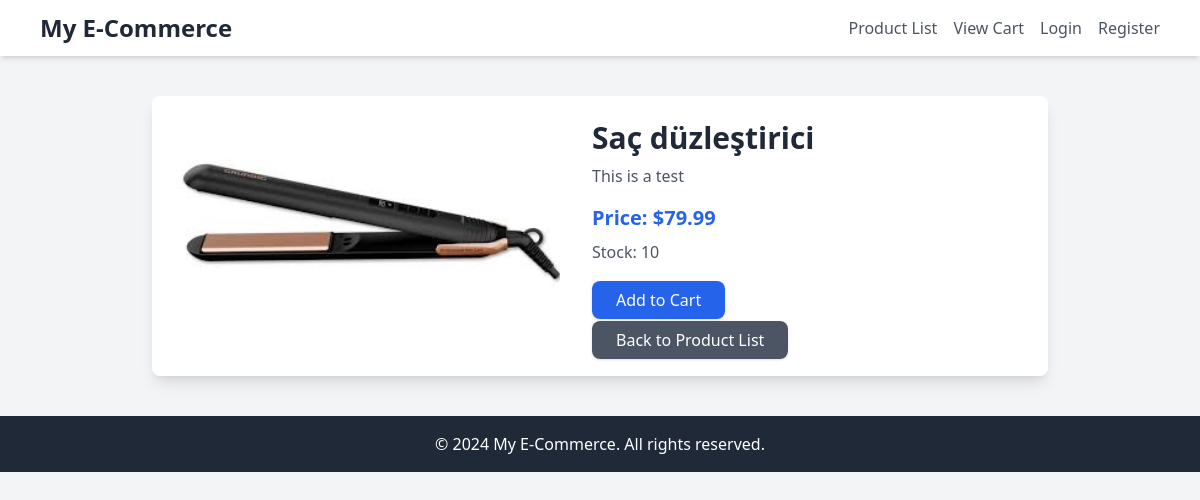
/product/1/, run on the app's committed database.
### store/models.py (models this page shows, shortened)
class Product(models.Model):
    CATEGORY_CHOICES = [
        ('electronics', 'Electronics'),
        ('fashion', 'Fashion'),
        ('books', 'Books'),
        ('home', 'Home & Kitchen'),
        ('toys', 'Toys & Games'),
        ('sports', 'Sports & Outdoors'),
        ('health', 'Health & Beauty'),
        ('automotive', 'Automotive'),
        ('groceries', 'Groceries'),
        ('office', 'Office Supplies'),
    ]
    name = models.CharField(max_length=200)
    description = models.TextField(blank=True, null=True)
    price = models.DecimalField(max_digits=10, decimal_places=2)
    stock = models.PositiveIntegerField()
    image = models.ImageField(upload_to="products/", blank=True, null=True)
    category = models.CharField(
        max_length=50,
        choices=CATEGORY_CHOICES,
        default='electronics'  # Varsayılan kategori
    )
    created_at = models.DateTimeField(auto_now_add=True)
    user = models.ForeignKey(User, on_delete=models.SET_NULL, null=True, blank=True)

### store/views.py (the view)
# urls.py: path('product/<int:pk>/', views.product_detail, name='product_detail'),
def product_detail(request, pk):
    product = get_object_or_404(Product, pk=pk)
    return render(request, 'store/product_detail.html', {'product' : product})

### store/templates/store/product_detail.html (shortened to what this page needs)
<!DOCTYPE html>
<html lang="en">
<head>
    {% load static %}
    <script src="https://cdn.tailwindcss.com"></script>
</head>
<body class="bg-gray-100 font-sans">
    <nav class="bg-white shadow-md">
        <div class="max-w-6xl mx-auto px-4 py-3 flex justify-between items-center">
            <h1 class="text-2xl font-bold text-gray-800">My E-Commerce</h1>
            <div class="flex items-center space-x-4">
                <a href="{% url 'product_list' %}" class="text-gray-600 hover:text-blue-600 font-medium">Product List</a>
                <a href="{% url 'cart_view' %}" class="text-gray-600 hover:text-blue-600 font-medium">View Cart</a>
                {% if user.is_authenticated %}
                    <a href="{% url 'logout' %}" class="text-red-600 hover:text-red-800 font-medium">Logout</a>
                {% else %}
                    <a href="{% url 'login' %}" class="text-gray-600 hover:text-blue-600 font-medium">Login</a>
                    <a href="{% url 'register' %}" class="text-gray-600 hover:text-blue-600 font-medium">Register</a>
                {% endif %}
            </div>
        </div>
    </nav>
    <div class="max-w-4xl mx-auto bg-white shadow-lg rounded-lg mt-10 p-6">
        <div class="flex flex-col md:flex-row">
            <div class="flex-shrink-0">
                {% if product.image %}
                    <img src="{{ product.image.url }}" alt="{{ product.name }}" class="w-full md:w-96 rounded-lg">
                {% else %}
                    <div class="w-full md:w-96 h-60 bg-gray-200 flex items-center justify-center rounded-lg">
                        <p class="text-gray-500">No Image Available</p>
                    </div>
                {% endif %}
            </div>
            <div class="mt-6 md:mt-0 md:ml-8">
                <h2 class="text-3xl font-bold text-gray-800">{{ product.name }}</h2>
                <p class="text-gray-600 mt-2">{{ product.description }}</p>
                <p class="text-xl font-semibold text-blue-600 mt-4">Price: ${{ product.price }}</p>
                <p class="text-gray-600 mt-2">Stock: {{ product.stock }}</p>
                <div class="mt-6">
                    <a href="{% url 'add_to_cart' product.pk %}" class="bg-blue-600 text-white px-6 py-2 rounded-lg shadow hover:bg-blue-700">
                        Add to Cart
                    </a>
                </div>
                <div class="mt-4">
                    <a href="{% url 'product_list' %}" class="bg-gray-600 text-white px-6 py-2 rounded-lg shadow hover:bg-gray-700">
                        Back to Product List
                    </a>
                </div>
            </div>
        </div>
    </div>
    <footer class="mt-10 bg-gray-800 text-white text-center py-4">
        <p>&copy; 2024 My E-Commerce. All rights reserved.</p>
    </footer>
</body>
</html>

### data on the page
Product: image (picture), name "Saç düzleştirici", description "This is a test", price "79.99", stock "10"
